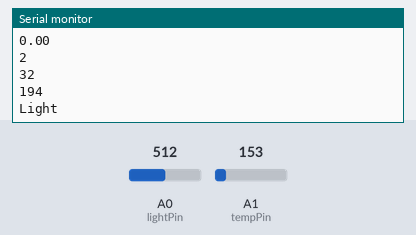
Bench run of a sketch on a simulated Arduino Uno, built with avr-gcc and run on an emulated ATmega328P. Parts: the last lines printed to the serial monitor. The inputs (shaded band) are chosen by the test bench; at power-on: A0 (lightPin) = 512, A1 (tempPin) = 153. Random numbers use the default seed unless the sketch sets one.

Above: at 1.8 s.
1.9 s: A0 (lightPin) set to 610
At 2.8 s:
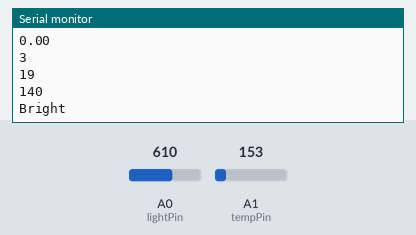
4.5 s: A0 (lightPin) set to 810
At 5.8 s:
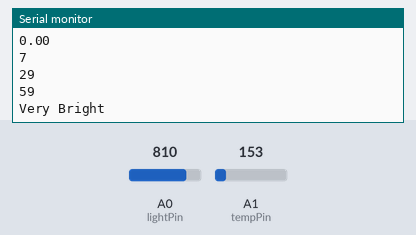
7.5 s: A0 (lightPin) set to 290
At 8.5 s:
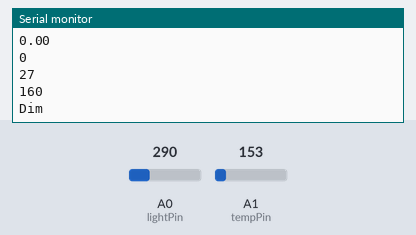
10.5 s: A1 (tempPin) set to 165
At 11.8 s:
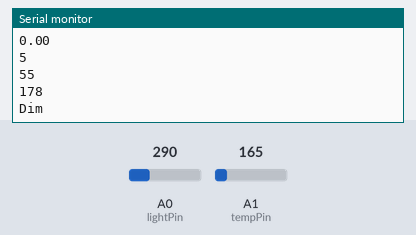
12.0 s: A0 (lightPin) set to 40
At 12.9 s:
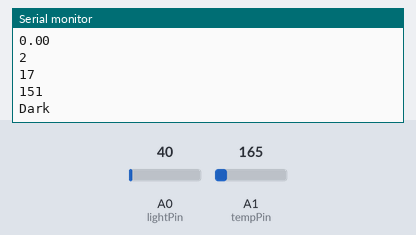
14.5 s: A1 (tempPin) set to 175
At 15.6 s:
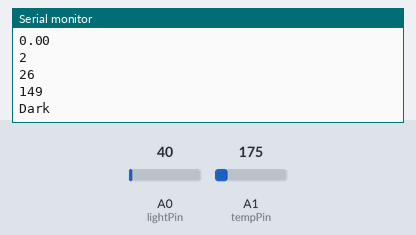
Timing chart, 0 to 17.0 s (numbered marks = the images above; inputs shaded):
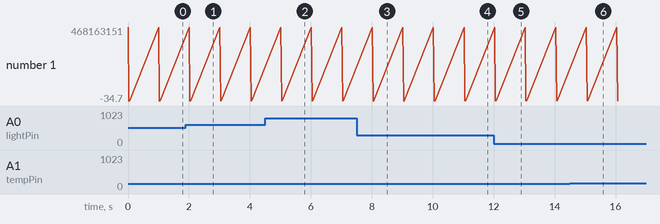

Measured:
- after the input at 1.9 s, the serial monitor: prints a new line after 0.16 s (image 1)
- after the input at 4.5 s, the serial monitor: prints a new line after 0.57 s (image 2)
- after the input at 7.5 s, the serial monitor: prints a new line after 0.58 s (image 3)
- after the input at 10.5 s, the serial monitor: prints a new line after 0.56 s (image 4)
- after the input at 12.0 s, the serial monitor: prints a new line after 0.09 s (image 5)
- after the input at 14.5 s, the serial monitor: prints a new line after 0.57 s (image 6)

The sketch:

AgriTechSensors.ino
```cpp
int lightPin = A0;  //define a pin for Photo resistor
int tempPin = A1;
String light;
float tempC;
float humidity;
int nitrate;
int phosphorus;
int potassium;
float pH;
long phoneNumber = 9058097743;
String field = "Hannah's field";
void setup() {
  Serial.begin(9600);  //Begin serial communcation
}

void loop() {
  Serial.println(phoneNumber);
  Serial.println(field);

  //Serial.println(lightSensorReading);

  int tempSensorReading = analogRead(tempPin);
  tempC = ((float)tempSensorReading - 500)/10;
  //Serial.print(tempSensorReading); Serial.println(" Mvolts");
  Serial.println(tempC);// Serial.println(" degrees C");

  // Randomly Generating Data -- Replace with Real Sensors & Data
  humidity = random(0.65,0.9); // in decimal representation
  Serial.println(humidity);
  nitrate = random(0,8); // ppm
  Serial.println(nitrate);
  phosphorus = random(10, 60); // ppm
  Serial.println(phosphorus);
  potassium = random(50,200);
  Serial.println(potassium);
  pH = random(5.5,10.0);


  int lightSensorReading = analogRead(lightPin);
  if (lightSensorReading < 50) {
    light = "Dark";
  } else if (lightSensorReading < 300) {
    light = "Dim";
  } else if (lightSensorReading < 600) {
    light = "Light";
  } else if (lightSensorReading < 800) {
    light = "Bright";
  } else {
    light = "Very Bright";
  }
  Serial.println(light);


  /*resistance = (float)(1023 - tempSensorReading)*10000/tempSensorReading; // resistance of the sensor
  tempC = 1/(log(resistance/10000)/ */

  delay(1000);
}
```
